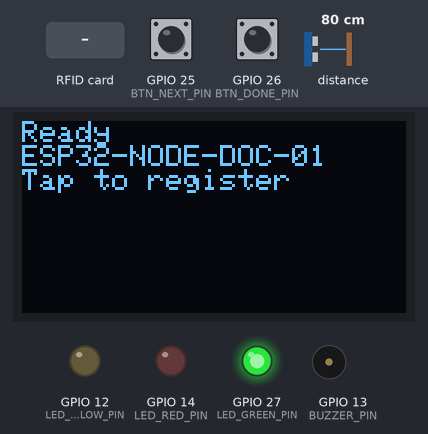
Recording of a sketch running on a simulated ESP32. Shown: 128×64 one-colour display, output pins drawn as LEDs (lit = HIGH), buzzer (waves = sounding, pin HIGH). Inputs (shaded band) come from the test bench; at power-on: GPIO 25 (BTN_NEXT_PIN) HIGH, GPIO 26 (BTN_DONE_PIN) HIGH, distance to the obstacle 80 cm. WiFi joins after 1.5 s; servers stay silent unless stated; uploads are accepted with an empty reply; what the sketch prints to the serial monitor is not drawn.

Above: at 3.0 s.
3.1 s: GPIO 25 (BTN_NEXT_PIN) pulled LOW for 0.15 s
At 4.5 s:
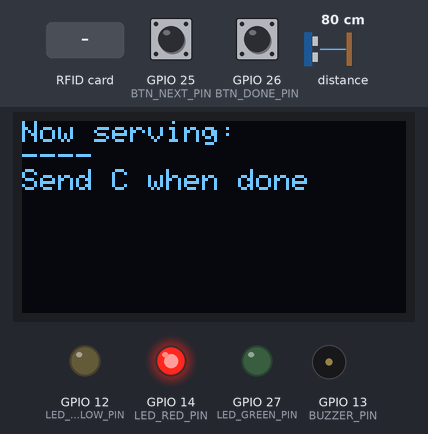
4.8 s: GPIO 26 (BTN_DONE_PIN) pulled LOW for 0.15 s
At 6.1 s:
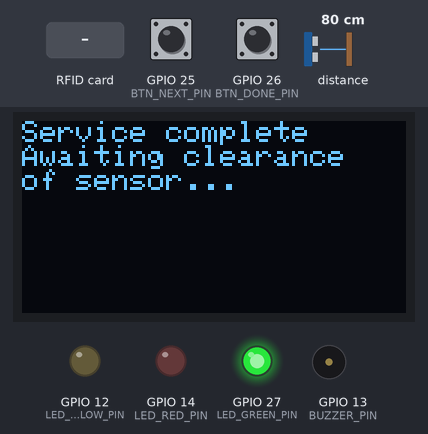
6.5 s: RFID card 5E 7A 19 C4 held to the reader
At 7.9 s:
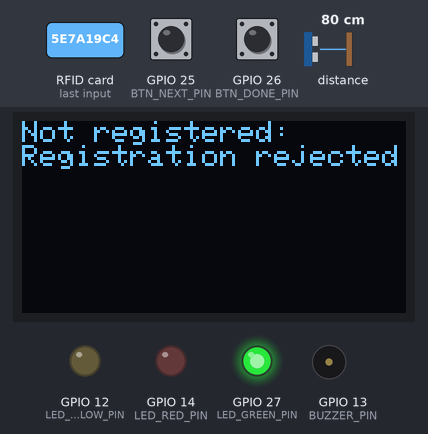
8.2 s: GPIO 26 (BTN_DONE_PIN) pulled LOW for 1 s
At 9.3 s:
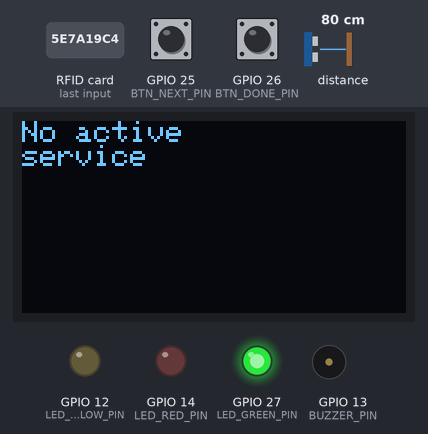
10.7 s: GPIO 25 (BTN_NEXT_PIN) pulled LOW for 1 s
At 12.2 s:
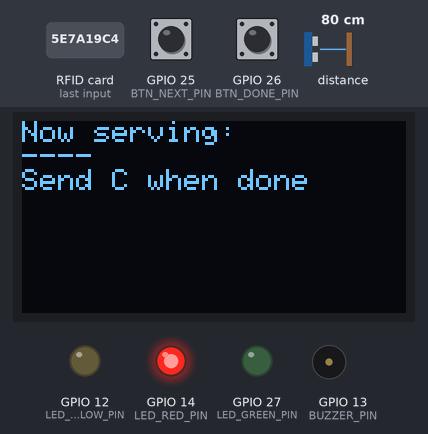
13.2 s: GPIO 25 (BTN_NEXT_PIN) pulled LOW for 0.15 s
At 14.0 s:
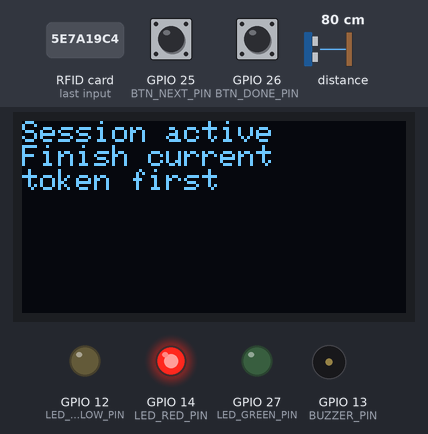
Timing chart, 0 to 15.8 s (numbered marks = the images above; inputs shaded):
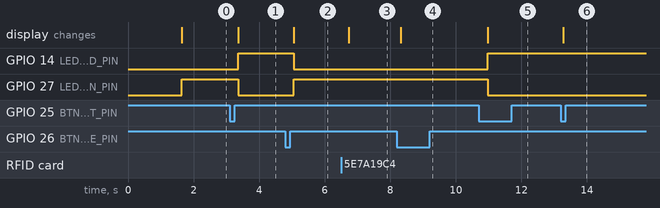

Measured:
- after the input at 3.1 s, GPIO 14 (LED_RED_PIN): LOW → HIGH after 0.26 s; GPIO 27 (LED_GREEN_PIN): HIGH → LOW after 0.26 s; the display: changes after 0.26 s (image 1)
- after the input at 4.8 s, GPIO 14 (LED_RED_PIN): HIGH → LOW after 0.26 s; GPIO 27 (LED_GREEN_PIN): LOW → HIGH after 0.26 s; the display: changes after 0.26 s (image 2)
- after the input at 6.5 s, the display: changes after 0.24 s (image 3)
- after the input at 8.2 s, the display: changes after 0.11 s (image 4)
- after the input at 10.7 s, GPIO 14 (LED_RED_PIN): LOW → HIGH after 0.27 s; GPIO 27 (LED_GREEN_PIN): HIGH → LOW after 0.27 s; the display: changes after 0.27 s (image 5)
- after the input at 13.2 s, the display: changes after 0.07 s (image 6)

The sketch:

esp32_counter_node.ino
```cpp
/*
  QueuePulse ESP32 Counter Node — continuous RFID registration
  --------------------------------------------------------------
  Integrates the hand-tested RFID+OLED prototype logic into the actual
  QueuePulse backend contract read directly from this repo, as of
  migration 0003 (supabase/migrations/0003_continuous_rfid_registration.sql):
    - src/app/api/counters/[counterId]/{call,register,done,missed}/route.ts
    - src/app/api/telemetry/route.ts, src/app/api/events/route.ts
    - src/lib/device-auth.ts (x-device-secret header, SHA-256 against
      devices.secret_hash — see scripts/provision-device.mjs)
    - supabase/migrations/0001_atomic_queue_ops.sql +
      0003_continuous_rfid_registration.sql (RPCs: register_at_counter,
      call_next_token, complete_token, report_clearance)
    - supabase/schema.sql (tokens.token_code / tokens.status / counters.*)

  -------------------------------------------------------------------------
  Continuous registration model (this revision)
  -------------------------------------------------------------------------
  Every RFID tap is submitted as a registration attempt, unconditionally —
  not gated on whatever the counter's local NEXT/DONE state happens to be.
  The backend (register_at_counter(), migration 0003) is the sole judge of
  whether it is accepted:
    - A new, not-already-active UID is accepted: a WAITING token is
      created, and the backend logs an RFID_TAP_ACCEPTED event.
    - A UID that already holds an active token (WAITING/CALLED/IN_SERVICE/
      PENDING_CLEARANCE/GRACE_QUEUE) is rejected as a duplicate: no second
      token is created, but the attempt is still logged
      (RFID_TAP_REJECTED) — so a customer holding a card down, or tapping
      twice by habit, produces audit events, never duplicate queue entries.
  Nothing here decides "is this allowed" locally; the firmware reports the
  tap and displays exactly what the server says back.

  Because RFID identity is now proven at REGISTRATION time, staff pressing
  NEXT does not require a second "tap to verify" step: call_next_token()
  (redefined in migration 0003) moves the next eligible WAITING/GRACE_QUEUE
  token straight to IN_SERVICE. There is no local CALLED-wait state in this
  firmware revision, and therefore no RFID response-window timeout/"missed"
  path is driven by this firmware (the underlying move_token_to_grace() RPC
  and /api/counters/:id/missed route are left intact server-side for any
  other caller, but this firmware's steady-state flow does not reach them
  — see firmware/README.md for the full explanation).

  -------------------------------------------------------------------------
  RFID re-read fix (carried over from the previous revision, unchanged)
  -------------------------------------------------------------------------
  Card session cleanup (PICC_HaltA() + PCD_StopCrypto1()) runs after every
  read attempt, success or failure. A UID is only treated as a "new
  presentation" after the reader reports no card present for
  CARD_ABSENT_REARM_MS — holding the same card continuously is recognized
  and not resent; removing and re-presenting any card re-arms it
  immediately. A consecutive-failure counter triggers a soft rfid.PCD_Init()
  reinit if the reader appears wedged, instead of requiring a manual reset.

  -------------------------------------------------------------------------
  Hardware (fixed per the physical build already wired/tested — unchanged
  from the prior revision; nothing in the repository indicated a pin
  conflict with this wiring, so pins are left exactly as documented):
    - RC522 RFID reader (SPI): SS=5, RST=22, SCK=18, MISO=19, MOSI=23
    - SSD1306 OLED (I2C): SDA=21, SCL=17, address 0x3C
    - VL53L0X ToF distance (I2C): same bus as OLED (SDA=21, SCL=17)
    - Staff buttons: NEXT (GPIO 25), DONE (GPIO 26), both active-LOW
    - LEDs: GREEN (GPIO 27 - clear/ready), RED (GPIO 14 - occupied/blocked),
      YELLOW (GPIO 12 - waiting/grace)
    - Optional piezo buzzer: GPIO 13, disabled by default (BUZZER_ENABLED)

  Networking / API contract (verified against the actual route files):
    All requests are HTTPS POSTs to API_BASE_URL + path, carrying header
      x-device-secret: <DEVICE_SECRET>
    and a JSON body whose first field is always "deviceCode". The server
    hashes DEVICE_SECRET with SHA-256 and compares it to devices.secret_hash
    (device-auth.ts). The device never holds a Supabase key of any kind.

    POST /api/counters/:id/register { deviceCode, rfidUid } -> { accepted, token? , reason? }
    POST /api/counters/:id/call     { deviceCode }           -> { success, token } | { success:false, error }
    POST /api/counters/:id/done     { deviceCode }           -> { success, token } | { success:false, error }
    POST /api/telemetry             { deviceCode, counterId, distanceMm, rssi } -> { success, counter }
    POST /api/events                { workspaceId, deviceCode, counterId, eventType, title, severity, source }

  Local-first, but never falsely "successful": every action is rejected
  locally with an explicit "OFFLINE" message if Wi-Fi/API is unreachable; a
  4xx/non-accepted server response is shown verbatim and is NOT retried.
  Nothing here is reported as success/registered until the server has
  actually returned 2xx with accepted:true (registration) or success:true
  (call/done). The server is the single source of truth for token numbers,
  queue order, duplicate-RFID prevention, and every state transition.
*/

#include <WiFi.h>
#include <HTTPClient.h>
#include <WiFiClientSecure.h>
#include <ArduinoJson.h>
#include <SPI.h>
#include <MFRC522.h>
#include <Wire.h>
#include <Adafruit_GFX.h>
#include <Adafruit_SSD1306.h>
#include <Adafruit_VL53L0X.h>
#include <time.h>

// ---- TLS root CA ----
// Left blank deliberately, matching the project's documented tradeoff: a
// hand-transcribed certificate string risks being subtly wrong, which is a
// worse failure mode than an honest setInsecure() fallback on a prototype
// running on trusted Wi-Fi. See firmware/README.md "Known limitations".
static const char ROOT_CA_PEM[] = "";
#define USE_SETINSECURE true

// ---- Site configuration (fill in before flashing) ----
const char* WIFI_SSID        = "YOUR_WIFI_SSID";       // fill in locally — never commit a real value (see .gitignore'd esp32_counter_node.local.ino)
const char* WIFI_PASSWORD    = "YOUR_WIFI_PASSWORD";   // fill in locally — never commit a real value
const char* API_BASE_URL     = "https://queue-pulse-beta.vercel.app"; // confirmed via Vercel project domains, verified READY in production
const char* DEVICE_CODE      = "ESP32-NODE-DOC-01";
const char* DEVICE_SECRET    = "REPLACE_WITH_PROVISIONED_SECRET"; // see scripts/provision-device.mjs — fill in locally, never commit a real value
const char* COUNTER_ID       = "e5753c48-1156-4de9-bfd1-6bfc95d5243e"; // counters.DOC-01, linked to this device
const char* WORKSPACE_ID     = "39db346b-8838-4daf-b5f9-95c44c5d3cfb"; // optional: required by /api/events; this device's workspace

// ---- Pins (fixed to the physical build already wired/tested — do not move) ----
#define RFID_SS_PIN    5
#define RFID_RST_PIN   22
#define OLED_SDA_PIN   21
#define OLED_SCL_PIN   17   // NOT the ESP32 default (22) — this is what avoids the RST/I2C collision
#define BTN_NEXT_PIN   25
#define BTN_DONE_PIN   26
#define LED_GREEN_PIN  27
#define LED_RED_PIN    14
#define LED_YELLOW_PIN 12
#define BUZZER_PIN     13
#define BUZZER_ENABLED false

#define TELEMETRY_INTERVAL_MS     2000
#define HTTP_TIMEOUT_MS           5000
#define MAX_RETRIES               2

// ---- RFID re-arm / recovery tuning ----
#define CARD_ABSENT_REARM_MS      600   // card must be unseen this long before the same UID is "new" again
#define RFID_FAIL_REINIT_THRESHOLD 6    // consecutive presence-detected-but-read-failed events before a soft reinit

MFRC522 rfid(RFID_SS_PIN, RFID_RST_PIN);
Adafruit_SSD1306 display(128, 64, &Wire, -1);
Adafruit_VL53L0X tof;

// Local service state is now only IDLE/IN_SERVICE — there is no CALLED
// wait-for-tap state, because RFID identity is proven at registration
// time, not at call time (see header comment).
enum NodeState { IDLE, IN_SERVICE };
NodeState state = IDLE;
unsigned long lastTelemetryMs = 0;
bool wifiWasConnected = false;
bool tofOk = false;
String currentTokenCode = "----";

// RFID re-arm bookkeeping
String presentUid = "";              // UID currently considered "on the reader"
unsigned long lastSeenPresentMs = 0; // last loop tick that UID was actually re-read
byte consecutiveReadFailures = 0;    // presence detected, ReadCardSerial() failed

void oledMessage(const String& line1, const String& line2 = "", const String& line3 = "") {
  display.clearDisplay();
  display.setTextSize(1);
  display.setTextColor(SSD1306_WHITE);
  display.setCursor(0, 0);
  display.println(line1);
  if (line2.length()) display.println(line2);
  if (line3.length()) display.println(line3);
  display.display();
}

void setLeds(bool g, bool r, bool y) {
  digitalWrite(LED_GREEN_PIN, g ? HIGH : LOW);
  digitalWrite(LED_RED_PIN, r ? HIGH : LOW);
  digitalWrite(LED_YELLOW_PIN, y ? HIGH : LOW);
}

void buzz(int ms) {
  if (!BUZZER_ENABLED) return;
  digitalWrite(BUZZER_PIN, HIGH);
  delay(ms);
  digitalWrite(BUZZER_PIN, LOW);
}

bool ensureWifi() {
  if (WiFi.status() == WL_CONNECTED) {
    wifiWasConnected = true;
    return true;
  }
  wifiWasConnected = false;
  WiFi.disconnect();
  WiFi.begin(WIFI_SSID, WIFI_PASSWORD);
  unsigned long start = millis();
  while (WiFi.status() != WL_CONNECTED && millis() - start < 8000) {
    delay(250);
  }
  return WiFi.status() == WL_CONNECTED;
}

// Returns true on HTTP 2xx. Fills `responseOut` with the raw body.
// Retries on network failure only — a 4xx/5xx is a definitive response
// from the authoritative backend and must be surfaced, not silently
// retried (the caller still inspects the parsed body for accepted/success,
// since this backend sometimes returns 2xx with accepted:false, e.g. a
// duplicate registration — that is not a network failure).
bool postJson(const String& path, const JsonDocument& body, String& responseOut, int& statusOut) {
  if (!ensureWifi()) {
    statusOut = -1;
    return false;
  }

  String payload;
  serializeJson(body, payload);

  for (int attempt = 0; attempt <= MAX_RETRIES; attempt++) {
    WiFiClientSecure client;
    if (USE_SETINSECURE || strlen(ROOT_CA_PEM) == 0) {
      client.setInsecure(); // see firmware/README.md "Known limitations"
    } else {
      client.setCACert(ROOT_CA_PEM);
    }
    HTTPClient http;
    http.setTimeout(HTTP_TIMEOUT_MS);
    http.setConnectTimeout(HTTP_TIMEOUT_MS);

    String url = String(API_BASE_URL) + path;
    if (!http.begin(client, url)) {
      statusOut = -1;
      continue;
    }
    http.addHeader("Content-Type", "application/json");
    http.addHeader("x-device-secret", DEVICE_SECRET); // never printed to Serial

    int code = http.POST(payload);
    statusOut = code;
    Serial.printf("[HTTP] POST %s -> status %d (attempt %d)\n", path.c_str(), code, attempt + 1);
    if (code > 0) {
      responseOut = http.getString();
      http.end();
      // Registration deliberately returns 201 (accepted) or 409 (rejected,
      // e.g. duplicate) — both are definitive, non-retryable responses from
      // the backend, not transport failures. Anything else 4xx is the same.
      if (code >= 200 && code < 300) return true;
      if (code == 409 || (code >= 400 && code < 500)) return false;
    } else {
      Serial.printf("[HTTP] Request failed, error: %s\n", http.errorToString(code).c_str());
      http.end();
    }
    delay(300 * (attempt + 1));
  }
  return false;
}

// Pulls the server's human-readable `error` field rather than inventing wording.
String extractError(const String& resp, const char* fallback) {
  JsonDocument parsed;
  DeserializationError err = deserializeJson(parsed, resp);
  if (err) return String(fallback);
  const char* reason = parsed["error"] | fallback;
  return String(reason);
}

void logEvent(const char* eventType, const char* title, const char* severity = "info") {
  if (strlen(WORKSPACE_ID) == 0) return; // /api/events 400s without workspaceId — don't spam it
  JsonDocument doc;
  doc["workspaceId"] = WORKSPACE_ID;
  doc["deviceCode"] = DEVICE_CODE;
  doc["counterId"] = COUNTER_ID;
  doc["eventType"] = eventType;
  doc["title"] = title;
  doc["severity"] = severity;
  doc["source"] = "ESP32_EDGE";

  String resp; int status;
  postJson("/api/events", doc, resp, status); // best-effort; never blocks the state machine
}

void sendTelemetry(int distanceMm) {
  JsonDocument doc;
  doc["deviceCode"] = DEVICE_CODE;
  doc["counterId"] = COUNTER_ID;
  doc["distanceMm"] = distanceMm;
  doc["rssi"] = WiFi.RSSI();

  String resp; int status;
  postJson("/api/telemetry", doc, resp, status);
}

void handleNextPressed() {
  if (state != IDLE) {
    oledMessage("Session active", "Finish current", "token first");
    return;
  }
  JsonDocument doc;
  doc["deviceCode"] = DEVICE_CODE;
  String resp; int status;
  bool ok = postJson(String("/api/counters/") + COUNTER_ID + "/call", doc, resp, status);

  if (ok) {
    JsonDocument parsed;
    deserializeJson(parsed, resp);
    currentTokenCode = parsed["token"]["token_code"] | "----";
    // call_next_token() now transitions straight to IN_SERVICE — no
    // second RFID tap is required or expected here.
    oledMessage("Now serving:", currentTokenCode, "Send C when done");
    state = IN_SERVICE;
    setLeds(false, true, false); // occupied
    buzz(80);
  } else if (status == -1) {
    oledMessage("OFFLINE", "Retrying NEXT...");
  } else {
    String reason = extractError(resp, "Call rejected");
    oledMessage("Blocked:", reason.substring(0, 21), reason.length() > 21 ? reason.substring(21, 42) : "");
    logEvent("CALL_REJECTED", reason.c_str(), "warning");
  }
}

// Called once per genuinely NEW card presentation (see the re-arm logic in
// pollRfid() below) — never called twice in a row for a card that is
// simply still sitting on the reader. Always a registration attempt,
// regardless of local `state` — requirement: "Every RFID tap is submitted
// as a registration attempt, regardless of queue or service state."
void handleRfidTap(const String& uid) {
  Serial.printf("[RFID] New presentation: UID=%s (local state=%d)\n", uid.c_str(), (int)state);

  JsonDocument doc;
  doc["deviceCode"] = DEVICE_CODE;
  doc["rfidUid"] = uid;
  String resp; int status;
  bool httpOk = postJson(String("/api/counters/") + COUNTER_ID + "/register", doc, resp, status);

  if (status == -1) {
    Serial.println("[RFID] Registration request failed: offline.");
    oledMessage("OFFLINE", "Registration", "not sent - retry tap");
    return;
  }

  JsonDocument parsed;
  DeserializationError parseErr = deserializeJson(parsed, resp);
  bool accepted = !parseErr && (parsed["accepted"] | false);

  if (accepted) {
    String tokenCode = parsed["token"]["token_code"] | "----";
    Serial.printf("[RFID] Registration ACCEPTED. token=%s\n", tokenCode.c_str());
    oledMessage("Registered!", tokenCode, "Joined the queue");
    buzz(120);
  } else {
    const char* reason = parsed["reason"] | "Registration rejected";
    Serial.printf("[RFID] Registration REJECTED: %s\n", reason);
    String reasonStr = String(reason);
    if (reasonStr == "DUPLICATE_ACTIVE_TOKEN") {
      const char* existingCode = parsed["existingTokenCode"] | "";
      oledMessage("Already registered", existingCode, "Card still active");
    } else {
      oledMessage("Not registered:", reasonStr.substring(0, 21));
    }
    // Rejected (including duplicate) is still an audited server-side
    // event (register_at_counter() logs it), not something this firmware
    // needs to additionally log — avoids double-logging the same attempt.
  }
  (void)httpOk; // status/body already fully handled above
}

void handleDonePressed() {
  if (state != IN_SERVICE) {
    oledMessage("No active", "service");
    return;
  }
  JsonDocument doc;
  doc["deviceCode"] = DEVICE_CODE;
  String resp; int status;
  bool ok = postJson(String("/api/counters/") + COUNTER_ID + "/done", doc, resp, status);

  if (ok) {
    oledMessage("Service complete", "Awaiting clearance", "of sensor...");
    state = IDLE;
    currentTokenCode = "----";
    setLeds(true, false, false);
    buzz(80);
  } else if (status == -1) {
    oledMessage("OFFLINE", "Retrying DONE...");
  } else {
    String reason = extractError(resp, "DONE rejected");
    oledMessage("DONE rejected:", reason.substring(0, 21));
  }
}

bool debounceRead(int pin, bool& lastState) {
  bool reading = digitalRead(pin) == LOW; // active-low button
  if (reading && !lastState) {
    lastState = true;
    delay(30); // simple debounce — short enough not to stall RFID polling
    return true;
  }
  if (!reading) lastState = false;
  return false;
}

String uidToHex(MFRC522::Uid& uid) {
  String out = "";
  for (byte i = 0; i < uid.size; i++) {
    if (uid.uidByte[i] < 0x10) out += "0";
    out += String(uid.uidByte[i], HEX);
  }
  out.toUpperCase();
  return out;
}

// Soft recovery for a wedged reader: re-init the PCD without requiring a
// full ESP32 reset. Called after RFID_FAIL_REINIT_THRESHOLD consecutive
// "card present but can't read it" events.
void reinitRfid() {
  Serial.println("[RFID] Too many consecutive read failures — reinitializing PCD.");
  rfid.PCD_Init();
  consecutiveReadFailures = 0;
  presentUid = "";
}

// Polls the reader exactly once per loop() call. Always leaves the reader
// in a clean state (HaltA + StopCrypto1) whether the read succeeded,
// failed, or was a repeat of the card already sitting on the antenna, so
// nothing here can wedge the next poll. Registration continues
// indefinitely without requiring an ESP32 reset.
void pollRfid() {
  bool cardPresent = rfid.PICC_IsNewCardPresent();

  if (!cardPresent) {
    // Nothing on the antenna this tick. If the previously-seen card has
    // been gone long enough, re-arm so it (or a different card) counts as
    // a fresh presentation next time it's read.
    if (presentUid.length() && millis() - lastSeenPresentMs > CARD_ABSENT_REARM_MS) {
      Serial.printf("[RFID] Card removed (UID=%s). Re-armed.\n", presentUid.c_str());
      presentUid = "";
    }
    return;
  }

  if (!rfid.PICC_ReadCardSerial()) {
    consecutiveReadFailures++;
    Serial.printf("[RFID] Card present but UID read failed (failure #%u).\n", consecutiveReadFailures);
    rfid.PICC_HaltA();
    rfid.PCD_StopCrypto1();
    if (consecutiveReadFailures >= RFID_FAIL_REINIT_THRESHOLD) {
      reinitRfid();
    }
    return;
  }

  consecutiveReadFailures = 0;
  String uid = uidToHex(rfid.uid);

  // Always clean up the card session right after reading the UID.
  rfid.PICC_HaltA();
  rfid.PCD_StopCrypto1();

  bool isSameCardStillPresent = (uid == presentUid);
  presentUid = uid;
  lastSeenPresentMs = millis();

  if (isSameCardStillPresent) {
    // Same card still sitting on the reader since the last tick — not a
    // new presentation. Not resent to the backend, so holding a card down
    // cannot create duplicate registrations (requirement 6 in the spec).
    return;
  }

  Serial.printf("[RFID] Card detected. UID=%s\n", uid.c_str());
  handleRfidTap(uid);
}

void setup() {
  Serial.begin(115200);
  Serial.println("QueuePulse ESP32 Counter Node booting"); // DEVICE_SECRET is never printed

  pinMode(BTN_NEXT_PIN, INPUT_PULLUP);
  pinMode(BTN_DONE_PIN, INPUT_PULLUP);
  pinMode(LED_GREEN_PIN, OUTPUT);
  pinMode(LED_RED_PIN, OUTPUT);
  pinMode(LED_YELLOW_PIN, OUTPUT);
  pinMode(BUZZER_PIN, OUTPUT);
  digitalWrite(BUZZER_PIN, LOW);

  SPI.begin();
  rfid.PCD_Init();
  Serial.println("[RFID] PCD_Init complete.");

  Wire.begin(OLED_SDA_PIN, OLED_SCL_PIN);
  display.begin(SSD1306_SWITCHCAPVCC, 0x3C);
  oledMessage("QueuePulse", "Booting...");

  tofOk = tof.begin();
  if (!tofOk) {
    oledMessage("VL53L0X not found", "Check wiring");
    Serial.println("VL53L0X init failed");
    delay(1500);
  }

  WiFi.mode(WIFI_STA);
  bool wifiOk = ensureWifi();
  Serial.println(wifiOk ? "WiFi connected" : "WiFi connect failed at boot");

  if (!USE_SETINSECURE && strlen(ROOT_CA_PEM) > 0) {
    configTime(0, 0, "pool.ntp.org", "time.nist.gov");
    oledMessage("Syncing time...");
    time_t now = time(nullptr);
    unsigned long start = millis();
    while (now < 100000 && millis() - start < 10000) {
      delay(200);
      now = time(nullptr);
    }
  }

  oledMessage("Ready", DEVICE_CODE, "Tap to register");
  setLeds(true, false, false);
  logEvent("DEVICE_BOOT", "Counter node booted", "info");
}

void loop() {
  static bool nextLast = false, doneLast = false;

  if (debounceRead(BTN_NEXT_PIN, nextLast)) handleNextPressed();
  if (debounceRead(BTN_DONE_PIN, doneLast)) handleDonePressed();

  // RFID registration runs unconditionally, every loop tick, independent
  // of NEXT/DONE/local state — this is the "continuous registration"
  // requirement.
  pollRfid();

  if (tofOk && millis() - lastTelemetryMs > TELEMETRY_INTERVAL_MS) {
    lastTelemetryMs = millis();
    VL53L0X_RangingMeasurementData_t measure;
    tof.rangingTest(&measure, false);
    int distanceMm = (measure.RangeStatus != 4) ? measure.RangeMilliMeter : 9999;
    sendTelemetry(distanceMm);
  }
}
```
